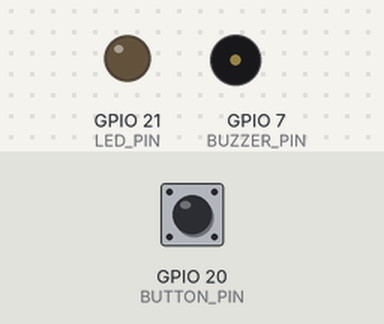
Bench run of a sketch on a simulated Seeed XIAO ESP32-C3. Shown: output pins drawn as LEDs (lit = HIGH), buzzer (waves = sounding, pin HIGH). The inputs (shaded band) are chosen by the test bench; at power-on: GPIO 20 (BUTTON_PIN) LOW. What the sketch prints to the serial monitor is not drawn.

Above: at 2.7 s.
2.8 s: GPIO 20 (BUTTON_PIN) pulled HIGH for 0.15 s
At 2.92 s:
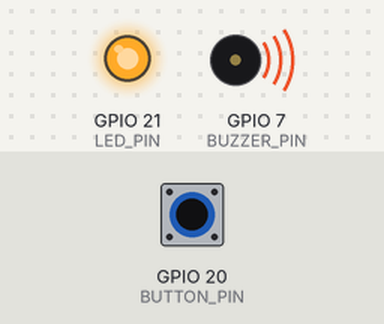
4.5 s: GPIO 20 (BUTTON_PIN) pulled HIGH for 3.2 s
At 8.7 s:
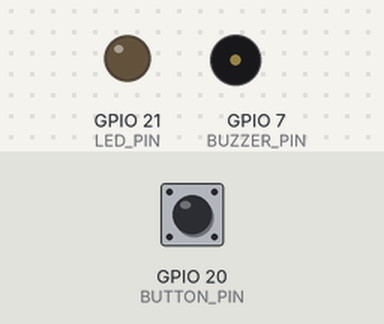
Timing chart, 0 to 10.2 s (numbered marks = the images above; inputs shaded):
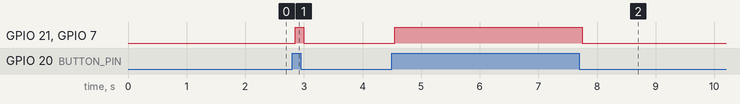

Measured:
- after the input at 2.8 s, GPIO 21 (LED_PIN), GPIO 7 (BUZZER_PIN): LOW → HIGH after 0.05 s, → LOW 0.15 s later
- after the input at 4.5 s, GPIO 21 (LED_PIN), GPIO 7 (BUZZER_PIN): LOW → HIGH after 0.05 s, → LOW 3.2 s later

The sketch:

Prototype_Rev_5_feb21a.ino
```cpp
#include "thingProperties.h"

void setup() {
  // Initialize serial and wait for port to open:
  Serial.begin(115200);
  // This delay gives the chance to wait for a Serial Monitor without blocking if none is found
  delay(1500);

  // Defined in thingProperties.h
  initProperties();

  // Connect to Arduino IoT Cloud
  // ArduinoCloud.begin(ArduinoIoTPreferredConnection,false);

  /*
     The following function allows you to obtain more information
     related to the state of network and IoT Cloud connection and errors
     the higher number the more granular information youâ  ll get.
     The default is 0 (only errors).
     Maximum is 4
 */
  // setDebugMessageLevel(2);
  // ArduinoCloud.printDebugInfo();
}

void loop() {
  // ArduinoCloud.update();
  Serial.print(millis());
  Serial.print(" ");
  Serial.println(current_state);
  // Your code here
  current_state = fsm(BUTTON_PIN, current_state);
  if ((current_state != past_state) && (current_state == UP || current_state == DOWN)){
    digitalWrite(BUZZER_PIN, current_state);
    digitalWrite(LED_PIN, current_state);
    Serial.println("Inside digital write");
    Serial.print(millis());
    Serial.print(" ");
    Serial.println(current_state);
    past_state = current_state;
  }
}
```

thingProperties.h
```cpp
// Code generated by Arduino IoT Cloud, DO NOT EDIT.

// #include <ArduinoIoTCloud.h>
// #include <Arduino_ConnectionHandler.h>

#define BUTTON_PIN 20
#define BUZZER_PIN 7
#define LED_PIN 21

typedef enum {UP=0, DOWN, PRESS, RELEASE} ButtonState;

ButtonState current_state = UP;
ButtonState past_state = UP;

const char DEVICE_LOGIN_NAME[]  = "3dabd68e-de6b-4b71-980b-18357ee4a025";

// const char SSID[]               = SECRET_SSID;    // Network SSID (name)
// const char PASS[]               = SECRET_OPTIONAL_PASS;    // Network password (use for WPA, or use as key for WEP)
// const char DEVICE_KEY[]  = SECRET_DEVICE_KEY;    // Secret device password


void initProperties(){

  // ArduinoCloud.setBoardId(DEVICE_LOGIN_NAME);
  // ArduinoCloud.setSecretDeviceKey(DEVICE_KEY);
  pinMode(BUZZER_PIN, OUTPUT);
  pinMode(BUTTON_PIN, INPUT);
  pinMode(LED_PIN, OUTPUT);
  digitalWrite(BUZZER_PIN, LOW);
  digitalWrite(LED_PIN, LOW);
  // attachInterrupt(digitalPinToInterrupt(BUTTON_PIN), buttonInt, CHANGE);

}

// WiFiConnectionHandler ArduinoIoTPreferredConnection(SSID, PASS);

ButtonState fsm(int i_pin, ButtonState state_current){
  //Look for button press
  const static unsigned long debounce_t = 50;
  static unsigned long last_bounce = millis();
  bool reading = digitalRead(i_pin);
  static bool last_reading = LOW;
  // Guard rails on button press
  if (reading!=last_reading) {
    last_bounce = millis();
  }

  if (millis() - last_bounce >= debounce_t){
    switch(state_current){
      case UP:
        if (reading == DOWN) {state_current = PRESS;}
        break;
      case DOWN:
        if (reading == UP) {state_current = RELEASE;}
        break;
      case PRESS:
        state_current = DOWN;
        break;
      case RELEASE:
        state_current = UP;
        break;
    }
  }
  last_reading = reading;
  return state_current;
}
```
